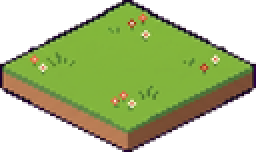
#> input picture elements-rontown/basic-block-flowers-two.png, 128 x 76 px, given in place of basic-block.png, which was not available (shown 2 times larger)
$ python gen_road_variants.py ../../elements-rontown/basic-block-flowers-two.png ../../elements-rontown/basic-block-water-grass-20-80-r1.png
#> lines starting #> are read from the running program, lines starting #| are printed output that depends on the picture
"""Generate the missing RonTown road auto-tile sprites from the existing art.
Usage: python3 gen_road_variants.py <rontown_public_dir> <out_dir>
Top face of every 128x76 block is a 128x64 2:1 diamond: screen (sx,sy) <-> grid (u,v) in [0,1]^2
  sx = 64 + (u - v) * 64 ; sy = (u + v) * 32.   u grows toward E (x+1), v grows toward S (y+1).
"""
import sys, os
from PIL import Image
src, out = sys.argv[1], sys.argv[2]
os.makedirs(out, exist_ok=True)
L = lambda n: Image.open(os.path.join(src, n)).convert('RGBA')
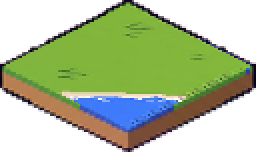
#> input picture elements-rontown/basic-block-water-grass-20-80-r1.png, 128 x 76 px, given in place of basic-block-street.png, which was not available (shown 2 times larger)
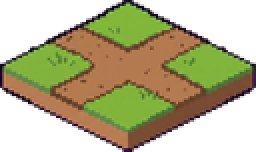
#> input picture elements-rontown/basic-block-intersection.png, 128 x 76 px, found by its file name (shown 2 times larger)
grass, street, curve, cross = L('basic-block.png'), L('basic-block-street.png'), L('basic-block-street-curve.png'), L('basic-block-intersection.png')
#> grass is the input picture: PIL image 128x76 RGBA; mean R, G, B, A 74.4, 87.6, 37.4, 149.7
#> street is the input picture: PIL image 128x76 RGBA; mean R, G, B, A 70.7, 85.6, 47.9, 148.9
#> cross is the input picture: PIL image 128x76 RGBA; mean R, G, B, A 79.2, 73.6, 38.2, 148.8

def uv(sx, sy):
    a = (sx - 64) / 64.0  # u - v
    b = sy / 32.0         # u + v
    return (a + b) / 2, (b - a) / 2

def st(u, v):
    return int(round(64 + (u - v) * 64)), int(round((u + v) * 32))

def inside(u, v, m=-0.02):  # face incl. its 1px rim; walls (u or v > 1.02) stay untouched
    return m < u < 1 - m and m < v < 1 - m

def rotate_face(img, k):
    """Rotate only the top face by k*90deg in grid space (E->N->W->S), keep walls."""
    res = grass.copy()  # rim + walls from plain grass; walls fixed later by fix_walls
    for sy in range(0, 65):
        for sx in range(128):
            u, v = uv(sx + 0.5, sy + 0.5)
            if not (0.03 < u < 1.02 and 0.03 < v < 1.02):  # keep back rim outline, redo front rim
                continue
            su, sv = u, v
            for _ in range(k):  # inverse of (u,v)->(v,1-u)  is  (u,v)->(1-v,u)
                su, sv = 1 - sv, su
            su, sv = min(max(su, 0.04), 0.96), min(max(sv, 0.04), 0.96)  # never sample the outline
            px, py = st(su, sv)
            px, py = min(max(px, 0), 127), min(max(py, 0), 64)
            p = img.getpixel((px, py))
            if p[3] > 0 and img.getpixel((sx, sy))[3] > 0:
                res.putpixel((sx, sy), p)
    return res

ARM = 0.30  # arms of the cross sprite live outside the 0.30..0.70 centre band
def keep_arms(arms):
    res = cross.copy()
    for sy in range(0, 65):
        for sx in range(128):
            u, v = uv(sx + 0.5, sy + 0.5)
            if not inside(u, v):
                continue
            drop = (('N' not in arms and v < ARM) or ('S' not in arms and v > 1 - ARM) or
                    ('W' not in arms and u < ARM) or ('E' not in arms and u > 1 - ARM))
            if drop and grass.getpixel((sx, sy))[3] > 0:
                res.putpixel((sx, sy), grass.getpixel((sx, sy)))
    return res

def fix_walls(img, arms):
    """Front walls: copy the road-notched wall from the cross sprite only under S/E arms."""
    res = img.copy()
    for sy in range(28, 76):
        for sx in range(128):
            if grass.getpixel((sx, sy))[3] == 0:
                continue
            u, v = uv(sx + 0.5, sy + 0.5)
            if inside(u, v):
                continue
            side = 'E' if sx >= 64 else 'S'
            res.putpixel((sx, sy), (cross if side in arms else grass).getpixel((sx, sy)))
    return res

outputs = {
    'basic-block-street-curve-nw.png': fix_walls(rotate_face(curve, 1), 'NW'),   # N+E rotated -> N+W
    'basic-block-street-curve-se.png': fix_walls(rotate_face(curve, 3), 'SE'),   # N+E rotated -> S+E
    'basic-block-street-t-nes.png': fix_walls(keep_arms('NES'), 'NES'),
    'basic-block-street-t-esw.png': fix_walls(keep_arms('ESW'), 'ESW'),
    'basic-block-street-t-nsw.png': fix_walls(keep_arms('NSW'), 'NSW'),
    'basic-block-street-t-new.png': fix_walls(keep_arms('NEW'), 'NEW'),
    'basic-block-street-end-n.png': fix_walls(keep_arms('N'), 'N'),
    'basic-block-street-end-e.png': fix_walls(keep_arms('E'), 'E'),
    'basic-block-street-end-s.png': fix_walls(keep_arms('S'), 'S'),
    'basic-block-street-end-w.png': fix_walls(keep_arms('W'), 'W'),
}
#> after the loop in rotate_face, `for sy in range(0, 65):`:
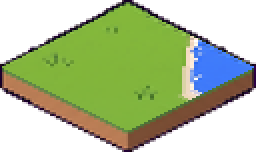
#> res: PIL image 128x76 RGBA (shown 2 times larger); mean R, G, B, A 72.9, 87.2, 47.4, 149.7; transparent parts drawn white
#> the loop in rotate_face (call 2), `for sy in range(0, 65):` made 65 passes
#> after the loop in keep_arms (call 6), `for sy in range(0, 65):`:
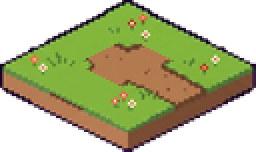
#> res: PIL image 128x76 RGBA (shown 2 times larger); mean R, G, B, A 77.6, 80.3, 38.2, 148.7; transparent parts drawn white
#> after the loop in keep_arms (call 7), `for sy in range(0, 65):`:
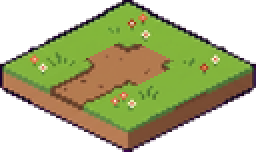
#> res: PIL image 128x76 RGBA (shown 2 times larger); mean R, G, B, A 77.5, 80.1, 38.2, 148.7; transparent parts drawn white
#> after the loop in keep_arms (call 8), `for sy in range(0, 65):`:
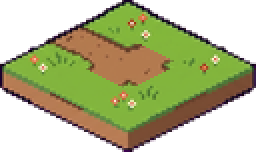
#> res: PIL image 128x76 RGBA (shown 2 times larger); mean R, G, B, A 77.3, 80.5, 38.2, 148.7; transparent parts drawn white
#> after the loop in fix_walls (call 10), `for sy in range(28, 76):`:
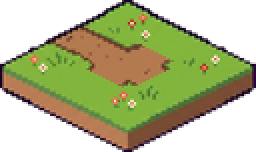
#> res: PIL image 128x76 RGBA (shown 2 times larger); mean R, G, B, A 77.7, 81.3, 38.7, 149.7; transparent parts drawn white
for n, im in outputs.items():
    im.save(os.path.join(out, n))
    print('wrote', n, im.size)
#> this loop made 10 passes
#> n on passes 1 to 10: 'basic-block-street-curve-nw.png', 'basic-block-street-curve-se.png', 'basic-block-street-t-nes.png', 'basic-block-street-t-esw.png', 'basic-block-street-t-nsw.png', 'basic-block-street-t-new.png', 'basic-block-street-end-n.png', 'basic-block-street-end-e.png', 'basic-block-street-end-s.png', 'basic-block-street-end-w.png'
#| wrote basic-block-street-curve-nw.png (128, 76)
#| wrote basic-block-street-curve-se.png (128, 76)
#| wrote basic-block-street-t-nes.png (128, 76)
#| wrote basic-block-street-t-esw.png (128, 76)
#| wrote basic-block-street-t-nsw.png (128, 76)
#| wrote basic-block-street-t-new.png (128, 76)
#| wrote basic-block-street-end-n.png (128, 76)
#| wrote basic-block-street-end-e.png (128, 76)
#> (further printed lines are left out)
